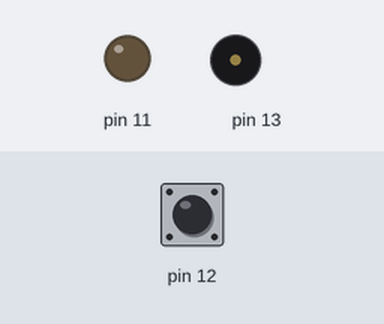
Bench run of a sketch on a simulated Arduino Uno, built with avr-gcc and run on an emulated ATmega328P. On the bench: output pins drawn as LEDs (lit = HIGH), buzzer (waves = sounding). The inputs (shaded band) are chosen by the test bench; at power-on: pin 12 HIGH.

Above: at 1.2 s.
1.3 s: pin 12 pulled LOW for 3.2 s
At 2.0 s:
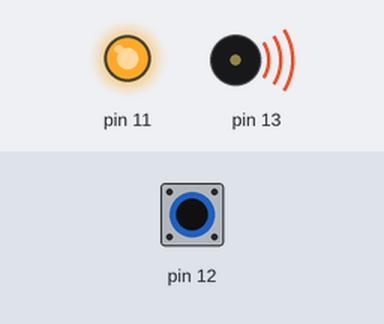
7.5 s: pin 12 pulled LOW for 0.15 s
At 7.9 s:
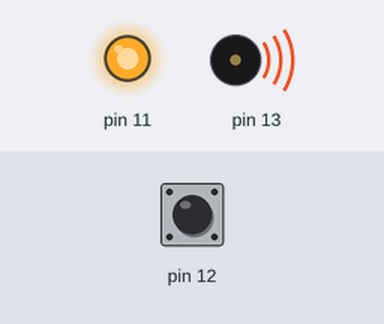
10.6 s: pin 12 pulled LOW for 1 s
At 14.9 s:
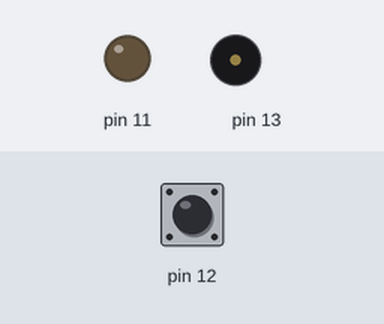
Timing chart, 0 to 16.4 s (numbered marks = the images above; inputs shaded):
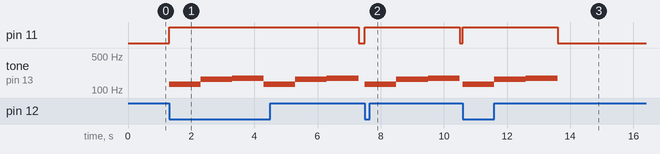

The sketch:

codeProjetc2.ino
```cpp
void setup() {
  pinMode(11, OUTPUT);
   pinMode(13, OUTPUT);
  pinMode(12, INPUT_PULLUP);

}

void loop() {
 if (digitalRead(12)==0){
  digitalWrite(11, HIGH);
  tone(13, 132);
  delay(1000);
  tone(13, 165);
  delay(1000);
  tone(13, 175);
  delay(1000);
  digitalWrite(11, LOW);
  noTone(13);
 }
}
```

Measured:
- after the input at 1.3 s, pin 11: LOW → HIGH at once, → LOW 6.0 s later; tone on pin 13: plays 132 Hz for 1.0 s, 165 Hz for 1.0 s, 175 Hz for 1.0 s, 132 Hz for 1.0 s, 165 Hz for 1.0 s, 175 Hz for 1.0 s, starting at once
- after the input at 7.5 s, pin 11: LOW → HIGH at once, → LOW 3.0 s later; tone on pin 13: silent → 132 Hz at once, → 165 Hz 1.0 s later, → 175 Hz 1.0 s later, → silent 1.0 s later
- after the input at 10.6 s, pin 11: LOW → HIGH at once, → LOW 3.0 s later; tone on pin 13: silent → 132 Hz at once, → 165 Hz 1.0 s later, → 175 Hz 1.0 s later, → silent 1.0 s later
